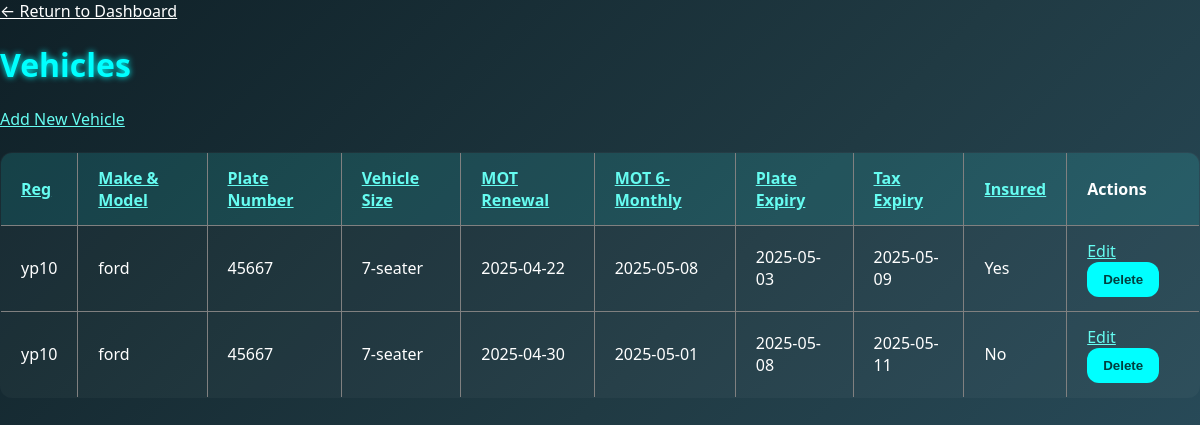
The app's page /vehicles (signed in), older data.
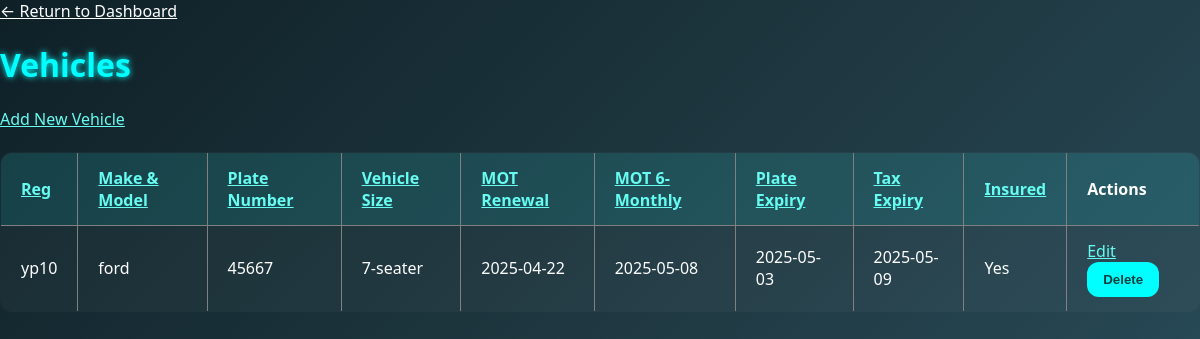
The same page, newer data.
### model.py (models this page shows)
class Vehicle(db.Model):
    id = db.Column(db.Integer, primary_key=True)
    registration = db.Column(db.String(50), nullable=False)
    make_model = db.Column(db.String(100))
    plate_number = db.Column(db.String(50))
    mot_renewal_date = db.Column(db.Date)
    mot_6_monthly_date = db.Column(db.Date, nullable=True)
    plate_expiry_date = db.Column(db.Date)
    tax_expiry_date = db.Column(db.Date)
    insured = db.Column(db.Boolean, default=False)
    vehicle_size = db.Column(db.String(50))
    is_available = db.Column(db.Boolean, default=True)

### app.py (the view)
@app.route('/vehicles')
@role_required(['manager', 'mechanic'])
def view_vehicles():
    sort_by = request.args.get('sort_by', 'registration')
    order = request.args.get('order', 'asc')
    query = Vehicle.query
    if hasattr(Vehicle, sort_by):
        col = getattr(Vehicle, sort_by)
        query = query.order_by(db.desc(col) if order == 'desc' else col)
    vehicles = query.all()
    return render_template('vehicles.html', vehicles=vehicles, sort_by=sort_by, order=order)

### app.py (called while the page is built)
@login_manager.user_loader
def load_user(user_id):
    role, id = user_id.split(':')
    if role == 'driver':
        return Driver.query.get(int(id))
    elif role == 'escort':
        return Escort.query.get(int(id))
    elif role == 'manager':
        return Manager.query.get(int(id))
    elif role == 'mechanic':
        return Mechanic.query.get(int(id))
    return None

@app.context_processor
def inject_today():
    return {'today': date.today()}

@app.before_request
def before_request_func():
    if db.engine.url.drivername == 'sqlite':
        db.session.execute(text('PRAGMA foreign_keys = ON'))

### utils/utils.py (called while the page is built)
def role_required(roles):
    def decorator(f):
        @wraps(f)
        def decorated_function(*args, **kwargs):
            if not current_user.is_authenticated or current_user.role not in roles:
                flash("You do not have access to this page.", "danger")
                return redirect(url_for('welcome'))
            return f(*args, **kwargs)
        return decorated_function
    return decorator

### templates/vehicles.html (shortened to what this page needs)
<!DOCTYPE html>
<html>
<head>
    <link rel="stylesheet" href="{{ url_for('static', filename='style.css') }}">
    <a href="{{ url_for('manager_dashboard') }}" class="back-link">← Return to Dashboard</a>
</head>
<body>
    <h1>Vehicles</h1>
    <a href="{{ url_for('add_vehicle') }}">Add New Vehicle</a><br><br>
    <table border="1">
        <thead>
            <tr>
                <th><a href="{{ url_for('view_vehicles', sort_by='registration', order='desc' if sort_by == 'registration' and order == 'asc' else 'asc') }}">Reg</a></th>
                <th><a href="{{ url_for('view_vehicles', sort_by='make_model', order='desc' if sort_by == 'make_model' and order == 'asc' else 'asc') }}">Make & Model</a></th>
                <th><a href="{{ url_for('view_vehicles', sort_by='plate_number', order='desc' if sort_by == 'plate_number' and order == 'asc' else 'asc') }}">Plate Number</a></th>
                <th><a href="{{ url_for('view_vehicles', sort_by='vehicle_size', order='desc' if sort_by == 'vehicle_size' and order == 'asc' else 'asc') }}">Vehicle Size</a></th>
                <th><a href="{{ url_for('view_vehicles', sort_by='mot_renewal_date', order='desc' if sort_by == 'mot_renewal_date' and order == 'asc' else 'asc') }}">MOT Renewal</a></th>
                <th><a href="{{ url_for('view_vehicles', sort_by='mot_6_monthly_date', order='desc' if sort_by == 'mot_6_monthly_date' and order == 'asc' else 'asc') }}">MOT 6-Monthly</a></th>
                <th><a href="{{ url_for('view_vehicles', sort_by='plate_expiry_date', order='desc' if sort_by == 'plate_expiry_date' and order == 'asc' else 'asc') }}">Plate Expiry</a></th>
                <th><a href="{{ url_for('view_vehicles', sort_by='tax_expiry_date', order='desc' if sort_by == 'tax_expiry_date' and order == 'asc' else 'asc') }}">Tax Expiry</a></th>
                <th><a href="{{ url_for('view_vehicles', sort_by='insured', order='desc' if sort_by == 'insured' and order == 'asc' else 'asc') }}">Insured</a></th>
                <th>Actions</th>
            </tr>
        </thead>
        <tbody>
            {% for vehicle in vehicles %}
            <tr>
                <td>{{ vehicle.registration }}</td>
                <td>{{ vehicle.make_model }}</td>
                <td>{{ vehicle.plate_number }}</td>
                <td>{{ vehicle.vehicle_size }}</td>
                <td>{{ vehicle.mot_renewal_date }}</td>
                <td>{{ vehicle.mot_6_monthly_date }}</td>
                <td>{{ vehicle.plate_expiry_date }}</td>
                <td>{{ vehicle.tax_expiry_date }}</td>
                <td>{{ 'Yes' if vehicle.insured else 'No' }}</td>
                <td>
                    <a href="{{ url_for('edit_vehicle', vehicle_id=vehicle.id) }}">Edit</a>
                    <form action="{{ url_for('delete_vehicle', vehicle_id=vehicle.id) }}" method="POST" style="display:inline;">
                        <button type="submit" onclick="return confirm('Are you sure you want to delete this vehicle?')">Delete</button>
                    </form>
                </td>
            </tr>
            {% endfor %}
        </tbody>
    </table>
</body>
</html>

Row changes from the older to the newer data that the page shows:
removed Vehicle: registration "yp10", make_model "ford", plate_number "45667", vehicle_size "7-seater", mot_renewal_date "2025-04-30", mot_6_monthly_date "2025-05-01", plate_expiry_date "2025-05-08", tax_expiry_date "2025-05-11", insured "No"
